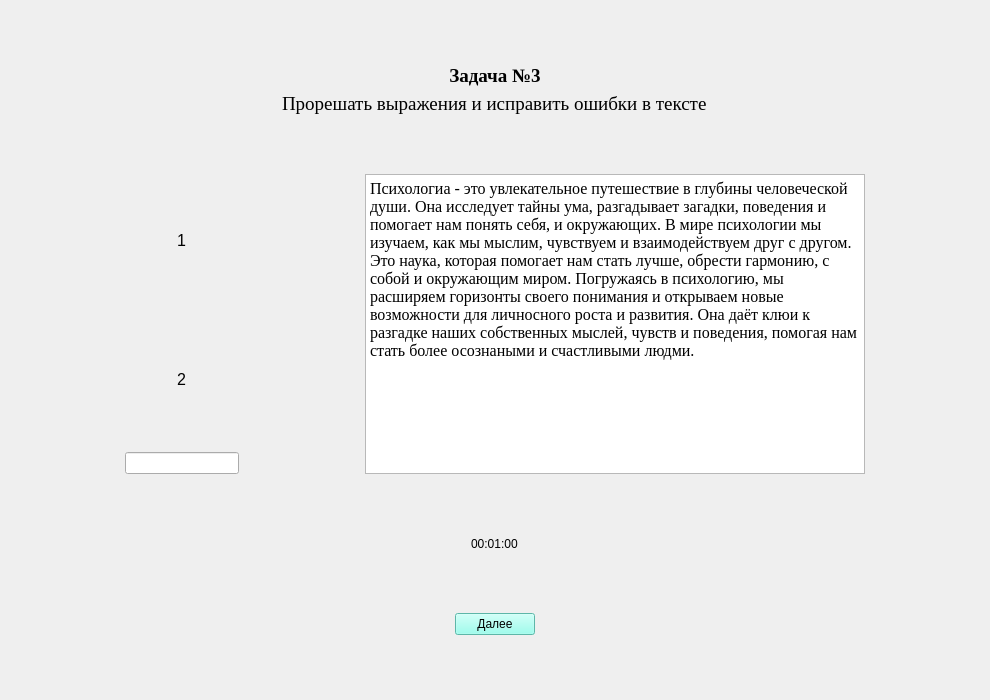
<?xml version="1.0" encoding="UTF-8"?>
<ui version="4.0">
 <class>TestThirdForm</class>
 <widget class="QWidget" name="TestThirdForm">
  <property name="geometry">
   <rect>
    <x>0</x>
    <y>0</y>
    <width>990</width>
    <height>700</height>
   </rect>
  </property>
  <property name="windowTitle">
   <string>TestThird</string>
  </property>
  <layout class="QGridLayout" name="gridLayout">
   <item row="3" column="1">
    <layout class="QVBoxLayout" name="verticalLayout_3">
     <item>
      <layout class="QVBoxLayout" name="verticalLayout">
       <item alignment="Qt::AlignHCenter|Qt::AlignVCenter">
        <widget class="QLabel" name="label_7">
         <property name="font">
          <font>
           <pointsize>12</pointsize>
          </font>
         </property>
         <property name="text">
          <string>&lt;html&gt;&lt;head/&gt;&lt;body&gt;&lt;p&gt;1&lt;/p&gt;&lt;/body&gt;&lt;/html&gt;</string>
         </property>
        </widget>
       </item>
       <item alignment="Qt::AlignHCenter|Qt::AlignVCenter">
        <widget class="QLabel" name="label_8">
         <property name="font">
          <font>
           <pointsize>12</pointsize>
          </font>
         </property>
         <property name="text">
          <string>&lt;html&gt;&lt;head/&gt;&lt;body&gt;&lt;p&gt;2&lt;/p&gt;&lt;/body&gt;&lt;/html&gt;</string>
         </property>
        </widget>
       </item>
      </layout>
     </item>
     <item>
      <layout class="QHBoxLayout" name="horizontalLayout_5">
       <item>
        <widget class="QLineEdit" name="AnswerTestThirdlineEdit"/>
       </item>
      </layout>
     </item>
    </layout>
   </item>
   <item row="3" column="3">
    <layout class="QHBoxLayout" name="horizontalLayout_2">
     <item>
      <widget class="QTextEdit" name="ExerciseThirdtextEdit">
       <property name="sizePolicy">
        <sizepolicy hsizetype="Minimum" vsizetype="Expanding">
         <horstretch>0</horstretch>
         <verstretch>0</verstretch>
        </sizepolicy>
       </property>
       <property name="minimumSize">
        <size>
         <width>500</width>
         <height>300</height>
        </size>
       </property>
       <property name="maximumSize">
        <size>
         <width>300</width>
         <height>16777215</height>
        </size>
       </property>
       <property name="font">
        <font>
         <family>Times New Roman</family>
         <pointsize>12</pointsize>
        </font>
       </property>
       <property name="html">
        <string>&lt;!DOCTYPE HTML PUBLIC &quot;-//W3C//DTD HTML 4.0//EN&quot; &quot;http://www.w3.org/TR/REC-html40/strict.dtd&quot;&gt;
&lt;html&gt;&lt;head&gt;&lt;meta name=&quot;qrichtext&quot; content=&quot;1&quot; /&gt;&lt;style type=&quot;text/css&quot;&gt;
p, li { white-space: pre-wrap; }
&lt;/style&gt;&lt;/head&gt;&lt;body style=&quot; font-family:'Times New Roman'; font-size:12pt; font-weight:400; font-style:normal;&quot;&gt;
&lt;p style=&quot; margin-top:0px; margin-bottom:0px; margin-left:0px; margin-right:0px; -qt-block-indent:0; text-indent:0px;&quot;&gt;Психологиа - это увлекательное путешествие в глубины человеческой души. Она исследует тайны ума, разгадывает загадки, поведения и помогает нам понять себя, и окружающих. В мире психологии мы изучаем, как мы мыслим, чувствуем и взаимодействуем друг с другом. Это наука, которая помогает нам стать лучше, обрести гармонию, с собой и окружающим миром. Погружаясь в психологию, мы расширяем горизонты своего понимания и открываем новые возможности для личносного роста и развития. Она даёт клюи к разгадке наших собственных мыслей, чувств и поведения, помогая нам стать более осознаными и счастливыми людми.&lt;/p&gt;&lt;/body&gt;&lt;/html&gt;</string>
       </property>
      </widget>
     </item>
    </layout>
   </item>
   <item row="0" column="1">
    <spacer name="verticalSpacer">
     <property name="orientation">
      <enum>Qt::Vertical</enum>
     </property>
     <property name="sizeHint" stdset="0">
      <size>
       <width>20</width>
       <height>40</height>
      </size>
     </property>
    </spacer>
   </item>
   <item row="1" column="1" colspan="3">
    <layout class="QVBoxLayout" name="verticalLayout_2">
     <item>
      <widget class="QLabel" name="label_5">
       <property name="font">
        <font>
         <family>Times New Roman</family>
         <pointsize>12</pointsize>
        </font>
       </property>
       <property name="text">
        <string>&lt;html&gt;&lt;head/&gt;&lt;body&gt;&lt;p align=&quot;center&quot;&gt;&lt;span style=&quot; font-size:14pt; font-weight:696;&quot;&gt;Задача №3&lt;/span&gt;&lt;/p&gt;&lt;/body&gt;&lt;/html&gt;</string>
       </property>
      </widget>
     </item>
     <item alignment="Qt::AlignHCenter|Qt::AlignVCenter">
      <widget class="QLabel" name="label_6">
       <property name="font">
        <font>
         <family>Times New Roman</family>
         <pointsize>14</pointsize>
        </font>
       </property>
       <property name="text">
        <string>&lt;html&gt;&lt;head/&gt;&lt;body&gt;&lt;p&gt;Прорешать выражения и исправить ошибки в тексте&lt;/p&gt;&lt;/body&gt;&lt;/html&gt;</string>
       </property>
      </widget>
     </item>
    </layout>
   </item>
   <item row="0" column="3">
    <spacer name="verticalSpacer_7">
     <property name="orientation">
      <enum>Qt::Vertical</enum>
     </property>
     <property name="sizeHint" stdset="0">
      <size>
       <width>20</width>
       <height>40</height>
      </size>
     </property>
    </spacer>
   </item>
   <item row="4" column="1">
    <spacer name="verticalSpacer_3">
     <property name="orientation">
      <enum>Qt::Vertical</enum>
     </property>
     <property name="sizeHint" stdset="0">
      <size>
       <width>20</width>
       <height>40</height>
      </size>
     </property>
    </spacer>
   </item>
   <item row="4" column="3">
    <spacer name="verticalSpacer_8">
     <property name="orientation">
      <enum>Qt::Vertical</enum>
     </property>
     <property name="sizeHint" stdset="0">
      <size>
       <width>20</width>
       <height>40</height>
      </size>
     </property>
    </spacer>
   </item>
   <item row="6" column="3">
    <spacer name="verticalSpacer_9">
     <property name="orientation">
      <enum>Qt::Vertical</enum>
     </property>
     <property name="sizeHint" stdset="0">
      <size>
       <width>20</width>
       <height>40</height>
      </size>
     </property>
    </spacer>
   </item>
   <item row="8" column="1">
    <spacer name="verticalSpacer_5">
     <property name="orientation">
      <enum>Qt::Vertical</enum>
     </property>
     <property name="sizeHint" stdset="0">
      <size>
       <width>20</width>
       <height>40</height>
      </size>
     </property>
    </spacer>
   </item>
   <item row="6" column="1">
    <spacer name="verticalSpacer_4">
     <property name="orientation">
      <enum>Qt::Vertical</enum>
     </property>
     <property name="sizeHint" stdset="0">
      <size>
       <width>20</width>
       <height>40</height>
      </size>
     </property>
    </spacer>
   </item>
   <item row="8" column="3">
    <spacer name="verticalSpacer_10">
     <property name="orientation">
      <enum>Qt::Vertical</enum>
     </property>
     <property name="sizeHint" stdset="0">
      <size>
       <width>20</width>
       <height>40</height>
      </size>
     </property>
    </spacer>
   </item>
   <item row="7" column="1" colspan="3">
    <layout class="QHBoxLayout" name="horizontalLayout_3">
     <item>
      <widget class="QPushButton" name="pushButton">
       <property name="sizePolicy">
        <sizepolicy hsizetype="Fixed" vsizetype="Fixed">
         <horstretch>0</horstretch>
         <verstretch>0</verstretch>
        </sizepolicy>
       </property>
       <property name="styleSheet">
        <string notr="true">background-color: rgb(130, 255, 235);</string>
       </property>
       <property name="text">
        <string>Далее</string>
       </property>
      </widget>
     </item>
    </layout>
   </item>
   <item row="3" column="4">
    <spacer name="horizontalSpacer_2">
     <property name="orientation">
      <enum>Qt::Horizontal</enum>
     </property>
     <property name="sizeHint" stdset="0">
      <size>
       <width>40</width>
       <height>20</height>
      </size>
     </property>
    </spacer>
   </item>
   <item row="2" column="3">
    <spacer name="verticalSpacer_6">
     <property name="orientation">
      <enum>Qt::Vertical</enum>
     </property>
     <property name="sizeHint" stdset="0">
      <size>
       <width>20</width>
       <height>40</height>
      </size>
     </property>
    </spacer>
   </item>
   <item row="3" column="0">
    <spacer name="horizontalSpacer">
     <property name="orientation">
      <enum>Qt::Horizontal</enum>
     </property>
     <property name="sizeHint" stdset="0">
      <size>
       <width>40</width>
       <height>20</height>
      </size>
     </property>
    </spacer>
   </item>
   <item row="2" column="1">
    <spacer name="verticalSpacer_2">
     <property name="orientation">
      <enum>Qt::Vertical</enum>
     </property>
     <property name="sizeHint" stdset="0">
      <size>
       <width>20</width>
       <height>40</height>
      </size>
     </property>
    </spacer>
   </item>
   <item row="5" column="1" colspan="3">
    <layout class="QHBoxLayout" name="horizontalLayout_4">
     <item alignment="Qt::AlignHCenter|Qt::AlignVCenter">
      <widget class="QLabel" name="label">
       <property name="text">
        <string>00:01:00</string>
       </property>
      </widget>
     </item>
    </layout>
   </item>
   <item row="5" column="0">
    <spacer name="horizontalSpacer_7">
     <property name="orientation">
      <enum>Qt::Horizontal</enum>
     </property>
     <property name="sizeHint" stdset="0">
      <size>
       <width>40</width>
       <height>20</height>
      </size>
     </property>
    </spacer>
   </item>
   <item row="5" column="4">
    <spacer name="horizontalSpacer_6">
     <property name="orientation">
      <enum>Qt::Horizontal</enum>
     </property>
     <property name="sizeHint" stdset="0">
      <size>
       <width>40</width>
       <height>20</height>
      </size>
     </property>
    </spacer>
   </item>
   <item row="1" column="0">
    <spacer name="horizontalSpacer_4">
     <property name="orientation">
      <enum>Qt::Horizontal</enum>
     </property>
     <property name="sizeHint" stdset="0">
      <size>
       <width>40</width>
       <height>20</height>
      </size>
     </property>
    </spacer>
   </item>
   <item row="7" column="0">
    <spacer name="horizontalSpacer_8">
     <property name="orientation">
      <enum>Qt::Horizontal</enum>
     </property>
     <property name="sizeHint" stdset="0">
      <size>
       <width>40</width>
       <height>20</height>
      </size>
     </property>
    </spacer>
   </item>
   <item row="1" column="4">
    <spacer name="horizontalSpacer_5">
     <property name="orientation">
      <enum>Qt::Horizontal</enum>
     </property>
     <property name="sizeHint" stdset="0">
      <size>
       <width>40</width>
       <height>20</height>
      </size>
     </property>
    </spacer>
   </item>
   <item row="7" column="4">
    <spacer name="horizontalSpacer_3">
     <property name="orientation">
      <enum>Qt::Horizontal</enum>
     </property>
     <property name="sizeHint" stdset="0">
      <size>
       <width>40</width>
       <height>20</height>
      </size>
     </property>
    </spacer>
   </item>
   <item row="3" column="2">
    <spacer name="horizontalSpacer_9">
     <property name="orientation">
      <enum>Qt::Horizontal</enum>
     </property>
     <property name="sizeHint" stdset="0">
      <size>
       <width>40</width>
       <height>20</height>
      </size>
     </property>
    </spacer>
   </item>
  </layout>
 </widget>
 <resources/>
 <connections/>
</ui>
